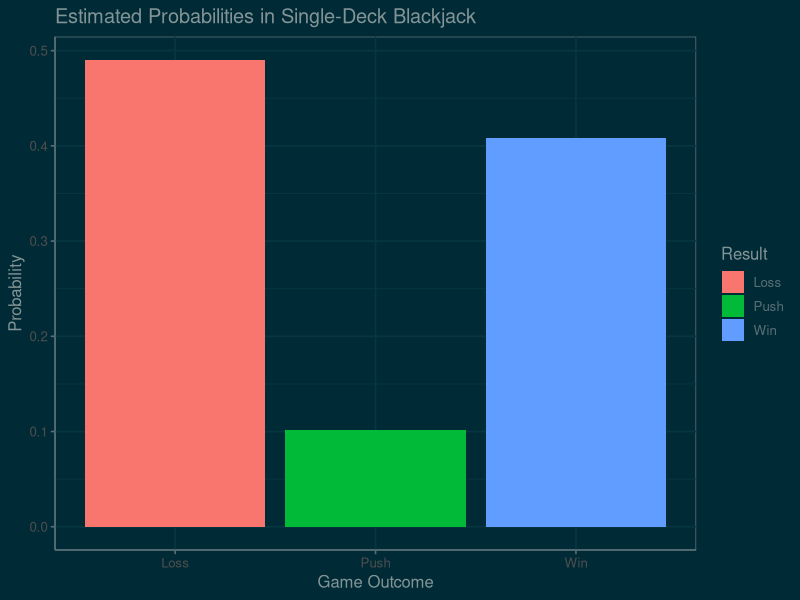

Source code (R):
## ---- chunk 1
library(purrr)
library(ggthemes)

simulate_blackjack_game <- function() {

  deck <- c(rep(2:10, 4), rep(10, 12), rep(11, 4)) 
  deck <- sample(deck, length(deck), replace = FALSE)
  

  player_hand <- deck[1:2]
  dealer_hand <- deck[3:4]
  deck <- deck[-(1:4)] 
  hand_total <- function(hand) {
    total <- sum(hand)
    num_aces <- sum(hand == 11)
  
    while (total > 21 & num_aces > 0) {
      total <- total - 10
      num_aces <- num_aces - 1
    }
    
    return(total)
  }
  
 
  while (hand_total(player_hand) < 17) {
    player_hand <- c(player_hand, deck[1])  
    deck <- deck[-1] 
  }
  player_total <- hand_total(player_hand)
  

  while (hand_total(dealer_hand) < 17) {
    dealer_hand <- c(dealer_hand, deck[1]) 
    deck <- deck[-1] 
  }
  dealer_total <- hand_total(dealer_hand)

  if (player_total > 21) {
    return("Loss") 
  } else if (dealer_total > 21 | player_total > dealer_total) {
    return("Win") 
  } else if (player_total == dealer_total) {
    return("Push") 
  } else {
    return("Loss") 
  }
}

num_simulations <- 100000
results <- map_chr(1:num_simulations, ~ simulate_blackjack_game())


win_prob <- mean(results == "Win")
loss_prob <- mean(results == "Loss")
push_prob <- mean(results == "Push")
## ---- chunk 2
cat("Estimated probability of winning:", win_prob, "\n")
cat("Estimated probability of losing:", loss_prob, "\n")
cat("Estimated probability of a push (tie):", push_prob, "\n")
## ---- chunk 3
library(ggplot2)
library(ggthemes)
library(purrr)
df <- data.frame(Result = c("Win", "Loss", "Push"), Probability = c(win_prob, loss_prob, push_prob))

ggplot(df, aes(x = Result, y = Probability, fill = Result)) +
  geom_bar(stat = "identity") +
  labs(title = "Estimated Probabilities in Single-Deck Blackjack", y = "Probability", x = "Game Outcome") +
  theme_minimal() + theme_solarized(light = FALSE)

